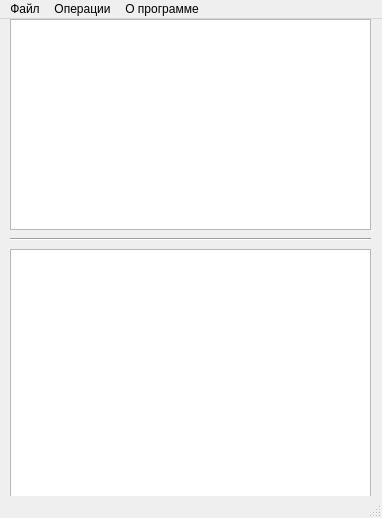
<?xml version="1.0" encoding="UTF-8"?>
<ui version="4.0">
 <class>MainWindow</class>
 <widget class="QMainWindow" name="MainWindow">
  <property name="geometry">
   <rect>
    <x>0</x>
    <y>0</y>
    <width>382</width>
    <height>518</height>
   </rect>
  </property>
  <property name="windowTitle">
   <string>MainWindow</string>
  </property>
  <widget class="QWidget" name="centralwidget">
   <widget class="QTextEdit" name="textEditInfoCert">
    <property name="geometry">
     <rect>
      <x>10</x>
      <y>230</y>
      <width>361</width>
      <height>251</height>
     </rect>
    </property>
   </widget>
   <widget class="QListWidget" name="listWidgetToken">
    <property name="geometry">
     <rect>
      <x>10</x>
      <y>0</y>
      <width>361</width>
      <height>211</height>
     </rect>
    </property>
    <property name="styleSheet">
     <string notr="true"/>
    </property>
   </widget>
   <widget class="Line" name="line">
    <property name="geometry">
     <rect>
      <x>10</x>
      <y>210</y>
      <width>361</width>
      <height>20</height>
     </rect>
    </property>
    <property name="orientation">
     <enum>Qt::Horizontal</enum>
    </property>
   </widget>
  </widget>
  <widget class="QMenuBar" name="menubar">
   <property name="geometry">
    <rect>
     <x>0</x>
     <y>0</y>
     <width>382</width>
     <height>18</height>
    </rect>
   </property>
   <widget class="QMenu" name="menu">
    <property name="title">
     <string>Файл</string>
    </property>
    <addaction name="actionExit"/>
   </widget>
   <widget class="QMenu" name="menu_2">
    <property name="title">
     <string>Операции</string>
    </property>
    <addaction name="actionReadDevice"/>
    <addaction name="separator"/>
    <addaction name="actionInstallUTM"/>
    <addaction name="actionDeleteUTM"/>
    <addaction name="separator"/>
    <addaction name="actionStartUTM"/>
    <addaction name="actionStopUTM"/>
    <addaction name="separator"/>
    <addaction name="actionShowReaderNotContext"/>
   </widget>
   <widget class="QMenu" name="menu_3">
    <property name="title">
     <string>О программе</string>
    </property>
    <addaction name="actionAboutProgramm"/>
    <addaction name="actionCallBack"/>
   </widget>
   <addaction name="menu"/>
   <addaction name="menu_2"/>
   <addaction name="menu_3"/>
  </widget>
  <widget class="QStatusBar" name="statusbar"/>
  <action name="actionExit">
   <property name="text">
    <string>Выход</string>
   </property>
  </action>
  <action name="actionReadDevice">
   <property name="text">
    <string>Перечитать устройства</string>
   </property>
  </action>
  <action name="actionInstallUTM">
   <property name="text">
    <string>Установить УТМы</string>
   </property>
  </action>
  <action name="actionShowReaderNotContext">
   <property name="text">
    <string>Показать все ридеры вне контекста</string>
   </property>
  </action>
  <action name="actionStartUTM">
   <property name="text">
    <string>Запустить УТМы</string>
   </property>
  </action>
  <action name="actionStopUTM">
   <property name="text">
    <string>Остановить УТМы</string>
   </property>
  </action>
  <action name="actionDeleteUTM">
   <property name="text">
    <string>Удалить УТМы</string>
   </property>
  </action>
  <action name="actionAboutProgramm">
   <property name="text">
    <string>О программе</string>
   </property>
  </action>
  <action name="actionCallBack">
   <property name="text">
    <string>Связь с разработчиком</string>
   </property>
  </action>
 </widget>
 <resources/>
 <connections/>
</ui>
